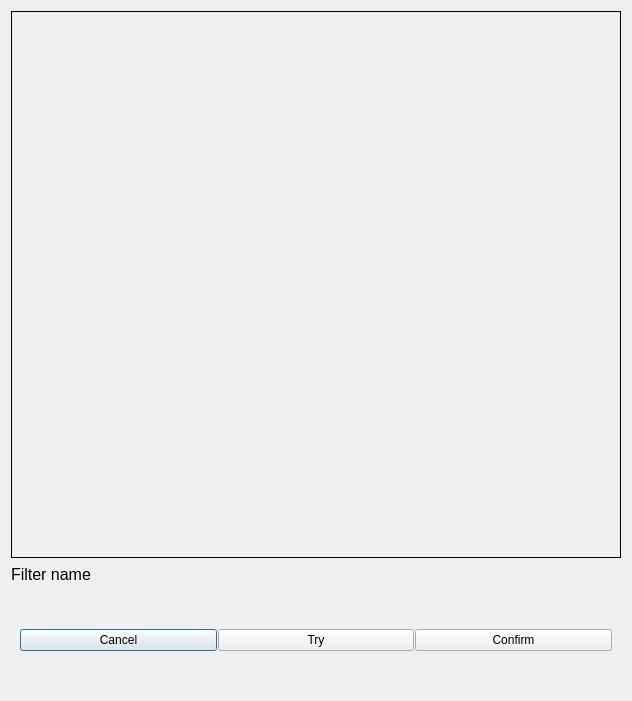
<?xml version="1.0" encoding="UTF-8"?>
<ui version="4.0">
 <class>FilterForm</class>
 <widget class="QDialog" name="FilterForm">
  <property name="geometry">
   <rect>
    <x>0</x>
    <y>0</y>
    <width>632</width>
    <height>701</height>
   </rect>
  </property>
  <property name="minimumSize">
   <size>
    <width>600</width>
    <height>500</height>
   </size>
  </property>
  <property name="windowTitle">
   <string>Dialog</string>
  </property>
  <layout class="QVBoxLayout" name="verticalLayout_2">
   <item>
    <widget class="SampleWidget" name="sampleWidget" native="true">
     <property name="sizePolicy">
      <sizepolicy hsizetype="Preferred" vsizetype="Expanding">
       <horstretch>0</horstretch>
       <verstretch>0</verstretch>
      </sizepolicy>
     </property>
     <property name="minimumSize">
      <size>
       <width>570</width>
       <height>450</height>
      </size>
     </property>
     <property name="maximumSize">
      <size>
       <width>16777215</width>
       <height>16777215</height>
      </size>
     </property>
     <property name="autoFillBackground">
      <bool>false</bool>
     </property>
     <property name="styleSheet">
      <string notr="true">border: 1 solid black;
background: url(:/icons/background.png)</string>
     </property>
    </widget>
   </item>
   <item>
    <widget class="QLabel" name="filterName">
     <property name="sizePolicy">
      <sizepolicy hsizetype="Expanding" vsizetype="Minimum">
       <horstretch>0</horstretch>
       <verstretch>0</verstretch>
      </sizepolicy>
     </property>
     <property name="minimumSize">
      <size>
       <width>600</width>
       <height>20</height>
      </size>
     </property>
     <property name="font">
      <font>
       <pointsize>12</pointsize>
      </font>
     </property>
     <property name="text">
      <string>Filter name</string>
     </property>
    </widget>
   </item>
   <item>
    <widget class="QWidget" name="settings" native="true">
     <property name="minimumSize">
      <size>
       <width>0</width>
       <height>100</height>
      </size>
     </property>
     <layout class="QVBoxLayout" name="verticalLayout">
      <item>
       <layout class="QFormLayout" name="formLayout"/>
      </item>
      <item>
       <layout class="QHBoxLayout" name="horizontalLayout">
        <property name="spacing">
         <number>1</number>
        </property>
        <item>
         <widget class="QPushButton" name="cancelButton">
          <property name="text">
           <string>Cancel</string>
          </property>
         </widget>
        </item>
        <item>
         <widget class="QPushButton" name="tryButton">
          <property name="text">
           <string>Try</string>
          </property>
         </widget>
        </item>
        <item>
         <widget class="QPushButton" name="confirmButton">
          <property name="text">
           <string>Confirm</string>
          </property>
         </widget>
        </item>
       </layout>
      </item>
     </layout>
    </widget>
   </item>
  </layout>
 </widget>
 <customwidgets>
  <customwidget>
   <class>SampleWidget</class>
   <extends>QWidget</extends>
   <header location="global">samplewidget.h</header>
   <container>1</container>
  </customwidget>
 </customwidgets>
 <resources/>
 <connections/>
</ui>
